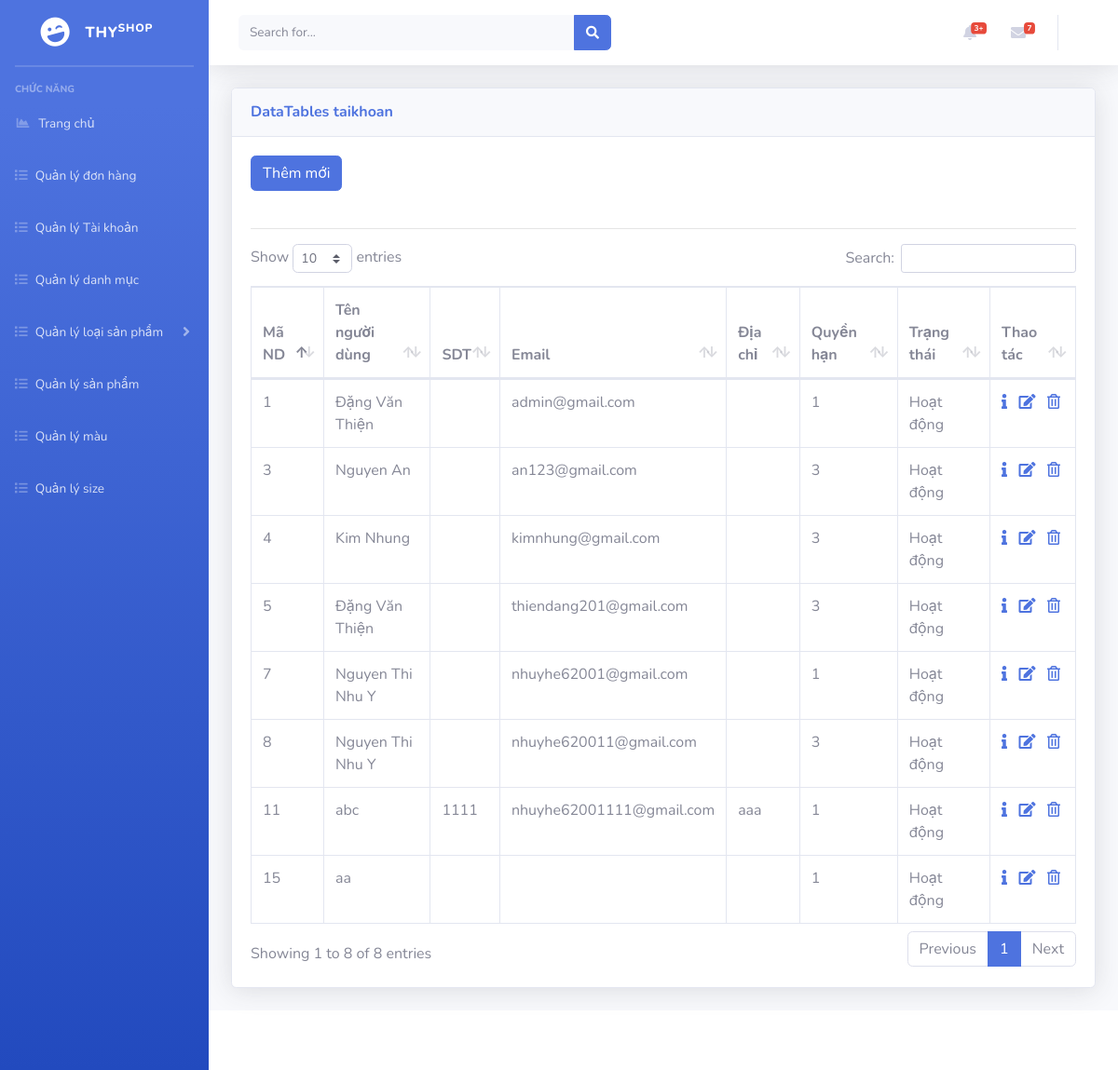
Page /admin/index.php?mod=taikhoan on the committed database.
### tables this page shows
CREATE TABLE `nguoidung` (
  `idND` int(11) NOT NULL,
  `tenND` varchar(255) NOT NULL,
  `SDT` varchar(11) DEFAULT NULL,
  `email` varchar(255) NOT NULL,
  `diaChi` varchar(255) DEFAULT NULL,
  `matKhau` varchar(255) NOT NULL,
  `trangThai` int(11) NOT NULL,
  `idQuyen` int(11) NOT NULL,
  `maPX` int(11) DEFAULT NULL
);

### admin/models/connection.php (called while the page is built, shortened)
<?php
    class Connection{
        function __construct()
        {
            $server_name ="localhost";
            $username ="root";
            $password ="";
            $db_name ="shopthy";
            $this->conn = new mysqli($server_name,$username,$password,$db_name);
        }
    }
?>

### admin/models/model.php (called while the page is built, shortened)
<?php
 require_once('./models/connection.php');
class Model
{
    function __construct()
    {
        $conn_obj = new Connection();
        $this->conn = $conn_obj->conn;
    }
}
?>

### admin/controller/taiKhoanController.php (called while the page is built, shortened)
<?php
    require_once('./models/taiKhoanModel.php');
    class taiKhoanController{
        var $tk_model;
        public function __construct()
        {
            $this->tk_model = new taiKhoanModel();
        }
        public function getAllTaiKhoan(){
            return $this->tk_model->getAllTaiKhoan();
        }
    }
?>

### admin/models/taiKhoanModel.php (called while the page is built, shortened)
<?php
    require_once('./models/model.php');
    class taiKhoanModel extends Model {
        public function getAllTaiKhoan()
        {
            $sql = "select * from nguoidung where trangThai = 0 or trangThai = 1";
            $rs = $this->conn->query($sql);
            $data = array();
            if($rs->num_rows > 0){
                while ($row = $rs->fetch_assoc()) {
                    $data[] = $row;
                }
            }
            return $data;
        }
    }
?>

### admin/views/taikhoan/taiKhoanView.php (the view, shortened to what this page needs)
<?php
require_once('controller/taiKhoanController.php');
$tk_controller = new taiKhoanController();
$data = $tk_controller->getAllTaiKhoan();
?>
<a href="?mod=taikhoan&act=add" type="button" class="btn btn-primary">Thêm mới</a>
<br>
<br>
<hr>
<?php
if($data == null){ ?>
    <p>Không có tài khoản nào</p>
<?php
}
else{
?>
<table class="table table-bordered" id="dataTable" width="100%" cellspacing="0">
<thead>
    <tr>
    <th scope="col">Mã ND</th>
    <th scope="col">Tên người dùng</th>
    <th scope="col">SDT</th>
    <th scope="col">Email</th>
    <th scope="col">Địa chỉ</th>
    <th scope="col">Quyền hạn</th>
    <th scope="col">Trạng thái</th>
    <th scope="col">Thao tác</th>
    </tr>
</thead>
<tbody>
    <?php foreach ($data as $row) { ?>
    <tr>
        <td><?= $row['idND'] ?></td>
        <td><?= $row['tenND'] ?></td>
        <td><?= $row['SDT'] ?></td>
        <td><?= $row['email'] ?></td>
        <td><?= $row['diaChi'] ?></td>
        <td><?= $row['idQuyen'] ?></td>
        <td><?= $row['trangThai'] == 1? "Hoạt động":"Khóa" ?></td>
        <td>
            <a href="?mod=taikhoan&act=detail&id=<?= $row['idND'] ?>"><i class="fas fa-info"></i></a> &nbsp;
            <a href="?mod=taikhoan&act=edit&id=<?= $row['idND'] ?>"><i class="fas fa-edit"></i></a> &nbsp;
            <a href="?mod=taikhoan&act=delete&id=<?= $row['idND'] ?>" onclick="return confirm('Bạn có thật sự muốn xóa ?');">
                <i class="far fa-trash-alt"></i>
            </a>
        </td>
    </tr>
    <?php } ?>
</table>
<?php
}
?>

### rows in the picture
nguoidung: idND "1", tenND "Đặng Văn Thiện", email "admin@gmail.com", idQuyen "1", trangThai "Hoạt động"
nguoidung: idND "3", tenND "Nguyen An", email "an123@gmail.com", idQuyen "3", trangThai "Hoạt động"
nguoidung: idND "4", tenND "Kim Nhung", email "kimnhung@gmail.com", idQuyen "3", trangThai "Hoạt động"
nguoidung: idND "5", tenND "Đặng Văn Thiện", email "thiendang201@gmail.com", idQuyen "3", trangThai "Hoạt động"
nguoidung: idND "7", tenND "Nguyen Thi Nhu Y", email "nhuyhe62001@gmail.com", idQuyen "1", trangThai "Hoạt động"
nguoidung: idND "8", tenND "Nguyen Thi Nhu Y", email "nhuyhe620011@gmail.com", idQuyen "3", trangThai "Hoạt động"
nguoidung: idND "11", tenND "abc", SDT "1111", email "nhuyhe62001111@gmail.com", diaChi "aaa", idQuyen "1", trangThai "Hoạt động"
nguoidung: idND "15", tenND "aa", idQuyen "1", trangThai "Hoạt động"

### other values in the picture
$mod "taikhoan"
